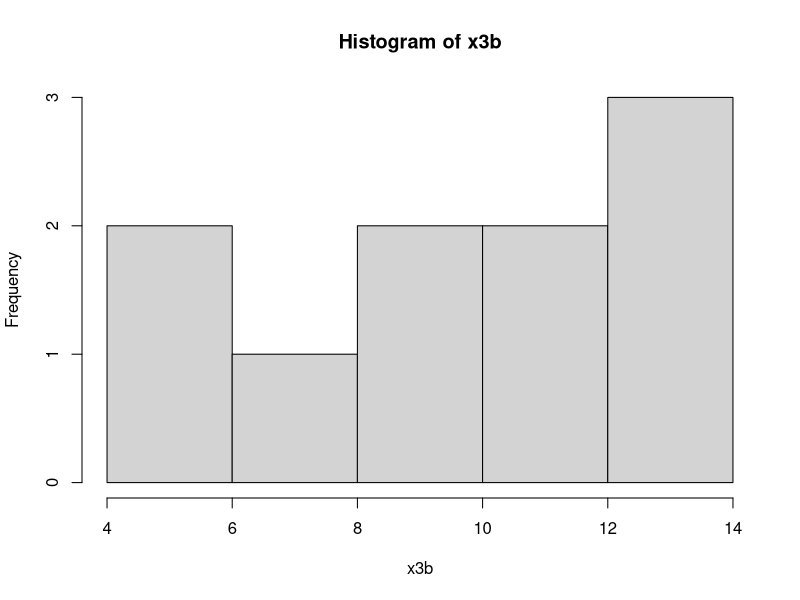
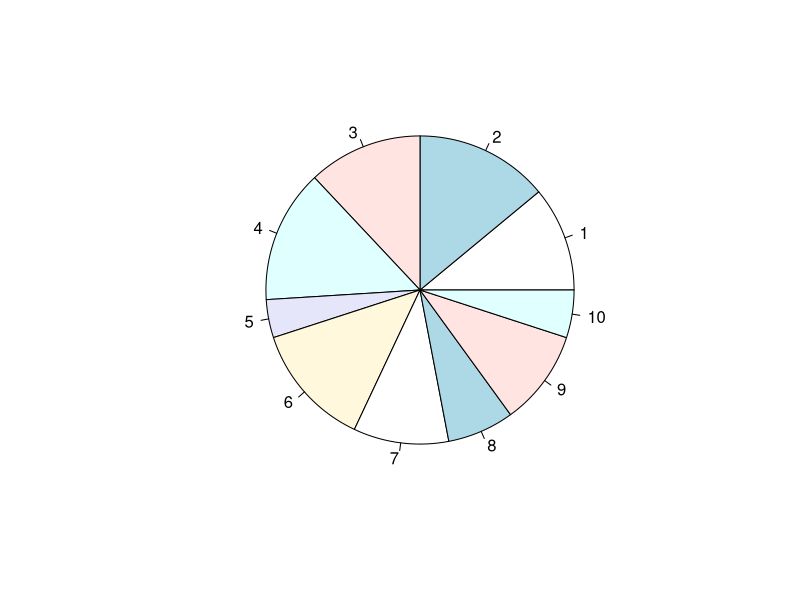
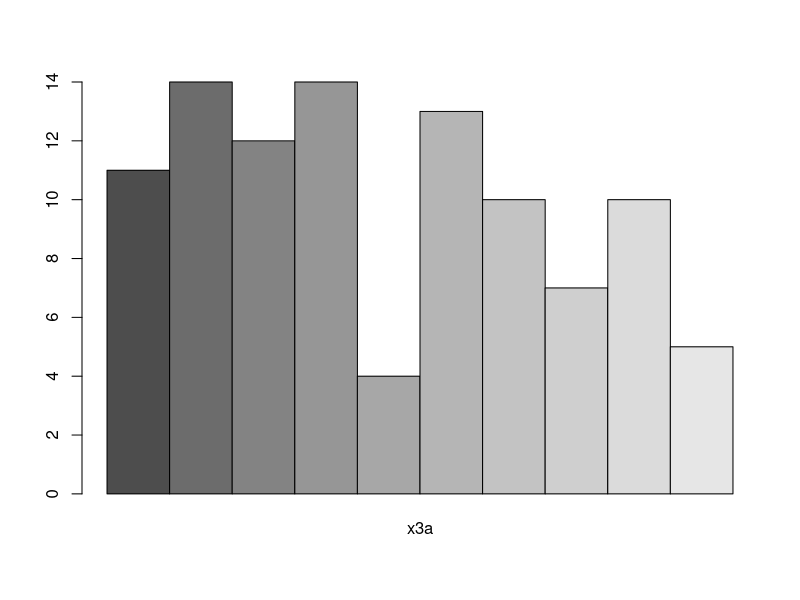
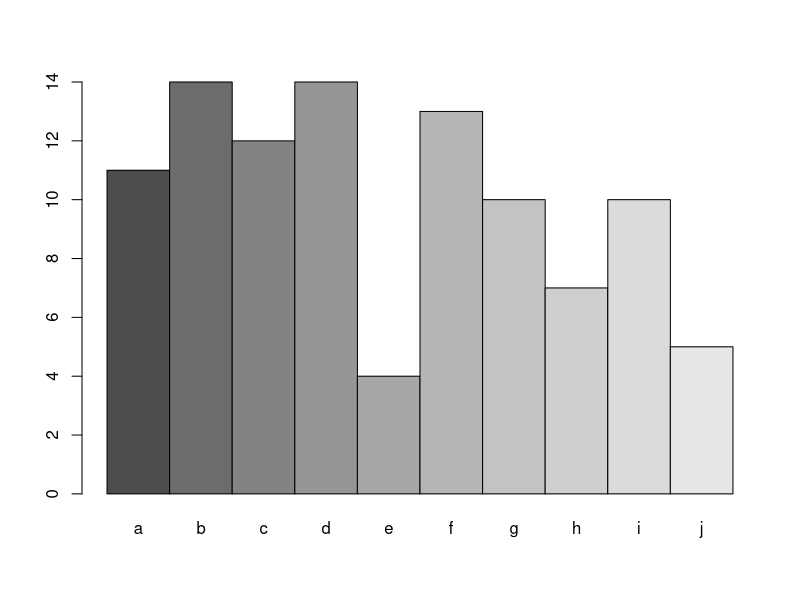
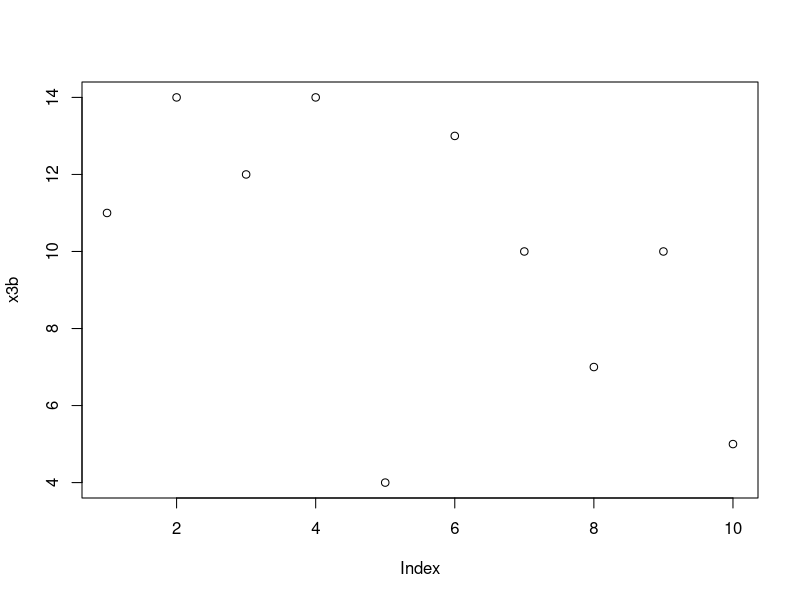

Source code (R) for these figures, in order:

#Continuous Data 
set.seed(1234)
x3 = runif(100,0,150)  # 0 to 150 marks range, 100 values 
x3
x3 = ceiling(x3)  #round to higher value
x3
range(x3)
# Divide range into step of 15 ie 10 levels
breaks = seq(0,150,by=15)
breaks
length(breaks)
x3
#x3[1] = 60; x3[2] = 75
x3.cut = cut(x3, breaks)
x3.cut
table(x3.cut)
cbind(table(x3.cut))  #see it vertically

#give intervals a character values a, b..
(x3.cut = cut(x3, breaks, labels=letters[1:10]))
#(x3.cut = cut(x3, breaks, labels=letters[1:length(breaks)-1]))
x3.cut

(x3a = table(x3.cut))
(x3b = cbind(x3a))

#plot these freq Table: which is better
hist(x3b)
pie(x3b)
barplot(x3b, beside=T)
barplot(x3b, beside=T, names.arg =rownames(x3b))
plot(x3b)


# and so..on like previous eg
